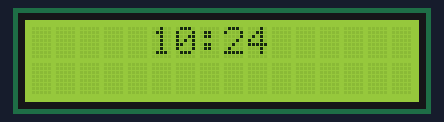
A sketch run on a simulated Arduino Uno, built with avr-gcc and run on an emulated ATmega328P. On the bench: 16×2 character LCD. The local clock reads 2024-03-15 10:24:30 at power-on unless the sketch sets it; what the sketch prints to the serial monitor is not drawn.

Above: at 10.12 s.

The sketch:

test_lcd.ino
```cpp
#include  <Wire.h>
#include  <LiquidCrystal_I2C.h>
#include "RTClib.h"

RTC_DS3231 rtc;
char daysOfTheWeek[7][12] = {"Sunday", "Monday", "Tuesday", "Wednesday", "Thursday", "Friday", "Saturday"};
#define tahun now.year()
#define bulan now.month()
#define tanggal now.day()
#define hari daysOfTheWeek[now.dayOfTheWeek()]
#define jam now.hour()
#define menit now.minute()
#define detik now.second()

LiquidCrystal_I2C lcd(0x27, 16,2);  // Set the LCD I2C address
char buff[10];

void setup()
{
  Serial.begin(9600);

  lcd.begin(16,2);   // initialize the lcd for 16 chars 2 lines, turn on backlight
  lcd.backlight();
  delay(10000);

}

void loop()
{
  DateTime now = rtc.now();

  lcd.clear ();

  if (jam < 10 && menit < 10) {
    sprintf (buff, "0%d:0%d", jam, menit);
  }
  else  if (jam < 10 && menit >= 10) {
    sprintf (buff, "0%d:%d", jam, menit);
  }
  else  if (jam >= 10 && menit < 10) {
    sprintf (buff, "%d:0%d", jam, menit);
  }
  else  if (jam >= 10 && menit >= 10) {
    sprintf (buff, "%d:%d", jam, menit);
  }

  lcd.setCursor (5, 0);
  lcd.print(buff);

  if (tanggal < 10 && bulan < 10) {
    sprintf (buff, "0%d-0%d-%d", tanggal, bulan, tahun);
  }
  else  if (tanggal < 10 && bulan >= 10) {
    sprintf (buff, "0%d-%d-%d", tanggal, bulan, tahun);
  }
  else  if (tanggal >= 10 && bulan < 10) {
    sprintf (buff, "%d-0%d-%d", tanggal, bulan, tahun);
  }
  else  if (tanggal >= 10 && bulan >= 10) {
    sprintf (buff, "%d-%d-%d", tanggal, bulan, tahun);
  }

  lcd.setCursor(3, 1);
  lcd.print(buff);
  Serial.println(buff);
  delay(100);
}
```
